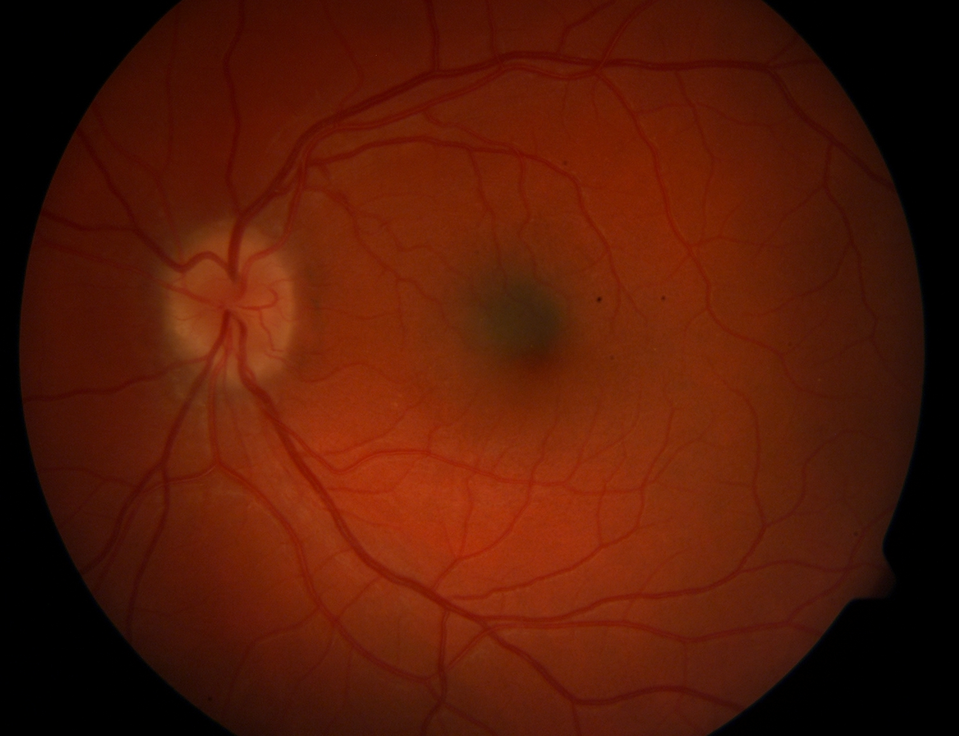
%> input picture Dataset/Original/image015.png, 959 x 736 px, shrunk from 1500 x 1152 before the run
$ octave background_cancelation.m   (GNU Octave 9; MATLAB toolbox functions it lacks are replaced by stand-ins)
%> lines starting %> are read from the running program, lines starting %| are printed output that depends on the picture
%% Image files used to generate background
a1 = imread('/Users/chuchu/Dropbox/gt_exp/set2/train/image/image015.png');
%> a1 is the input picture: size 736x959x3 uint8; mean R, G, B 84, 25.4, 6.5
a2 = imread('/Users/chuchu/Dropbox/gt_exp/set2/train/image/image016.png');
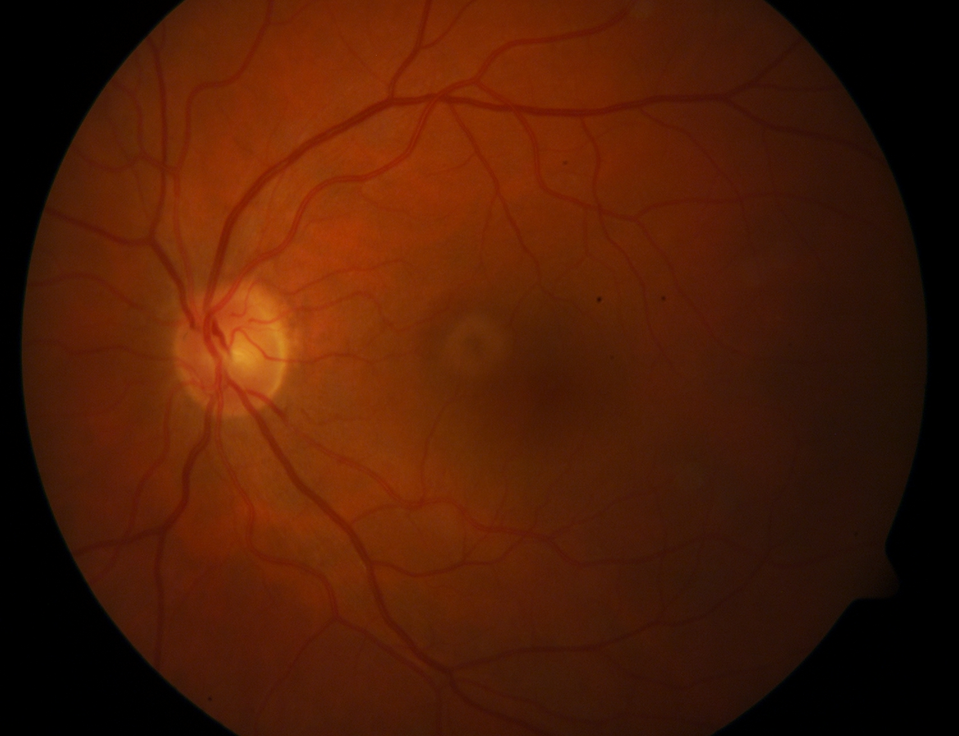
%> input picture Dataset/Original/image016.png, 959 x 736 px, shrunk from 1500 x 1152 before the run
%> a2 is the input picture: size 736x959x3 uint8; mean R, G, B 76.8, 27.9, 5.2
a3 = imread('/Users/chuchu/Dropbox/gt_exp/set2/train/image/image017.png');
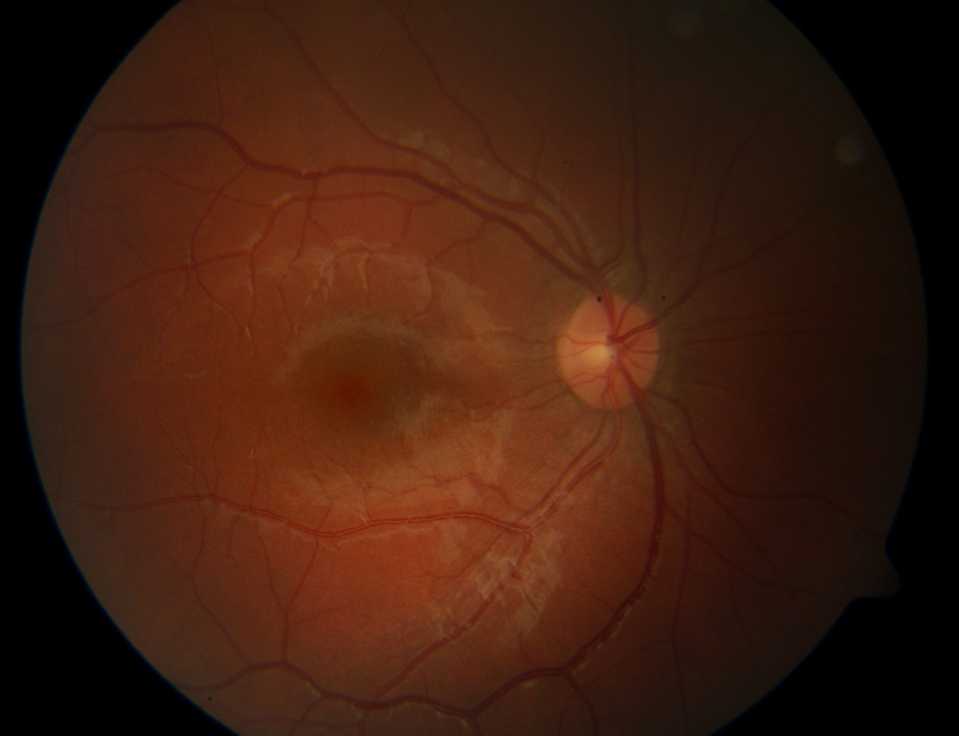
%> input picture Dataset/Original/image017.png, 959 x 736 px, shrunk from 1500 x 1152 before the run
%> a3 is the input picture: size 736x959x3 uint8; mean R, G, B 63.4, 30.2, 15.6
a4 = imread('/Users/chuchu/Dropbox/gt_exp/set2/train/image/image018.png');
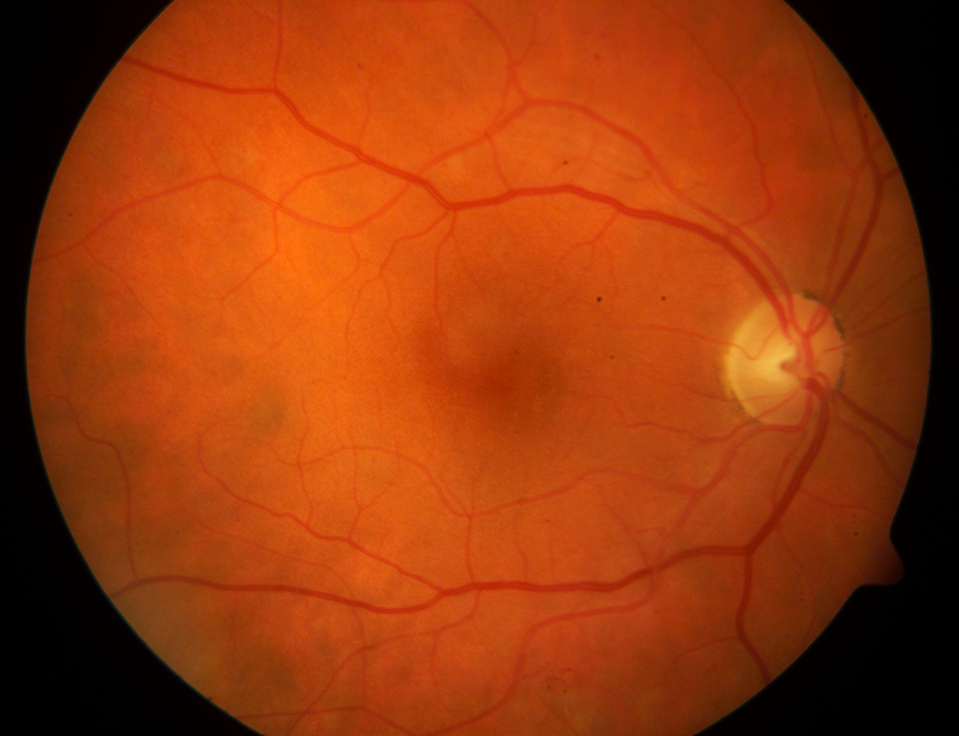
%> input picture Dataset/Original/image018.png, 959 x 736 px, shrunk from 1500 x 1152 before the run
%> a4 is the input picture: size 736x959x3 uint8; mean R, G, B 150.1, 56.6, 11.7
a5 = imread('/Users/chuchu/Dropbox/gt_exp/set2/train/image/image019.png');
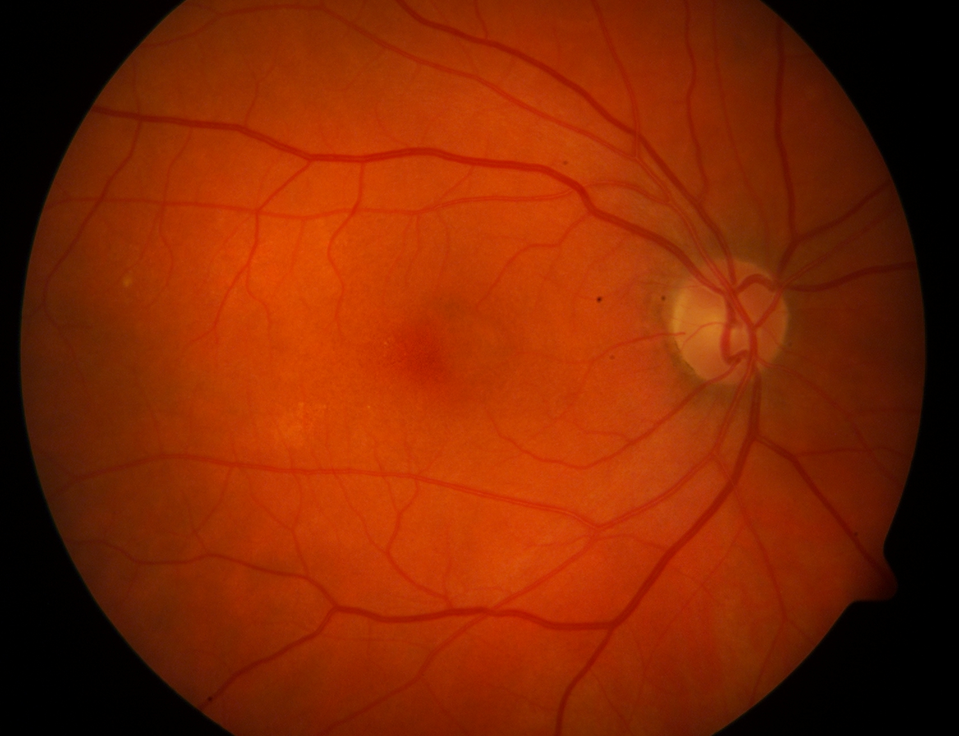
%> input picture Dataset/Original/image019.png, 959 x 736 px, shrunk from 1500 x 1152 before the run
%> a5 is the input picture: size 736x959x3 uint8; mean R, G, B 128.3, 38.3, 2.1
a6 = imread('/Users/chuchu/Dropbox/gt_exp/set2/train/image/image020.png');
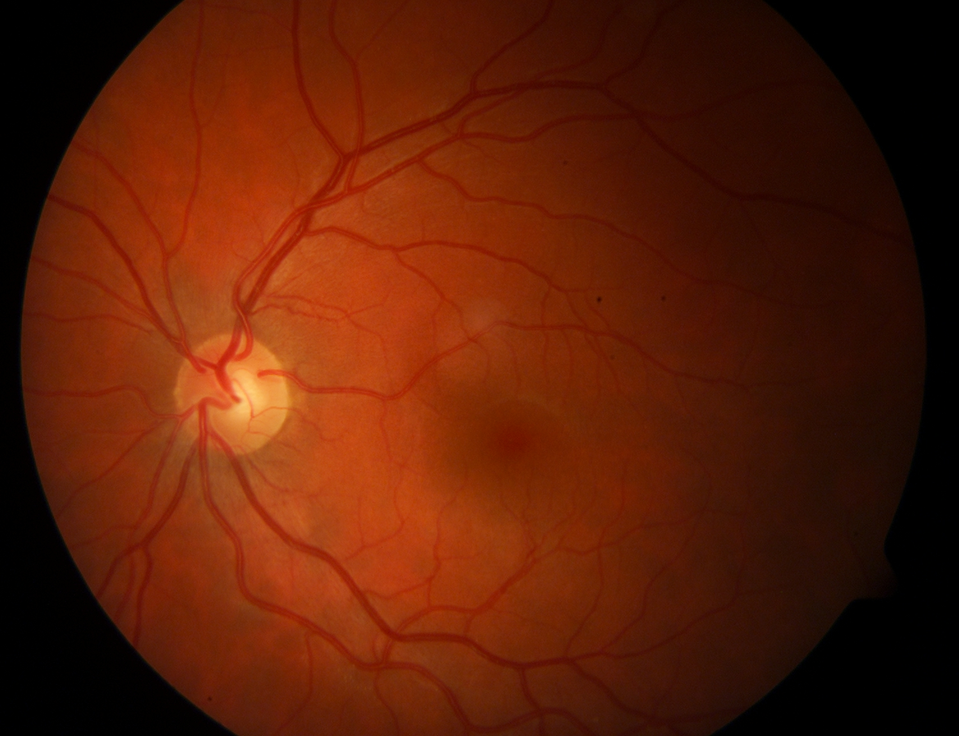
%> input picture Dataset/Original/image020.png, 959 x 736 px, shrunk from 1500 x 1152 before the run
%> a6 is the input picture: size 736x959x3 uint8; mean R, G, B 90.5, 30.2, 6.7

a = cat(4, a1,a2,a3,a4, a5, a6);
aa = mean(a, 4);

%% Image file that is going to perform background cancelation
b = imread('/Users/chuchu/Dropbox/gt_exp/set2/train/image/image016.png');

aaa = im2uint8(aa);
c = aaa - b ;
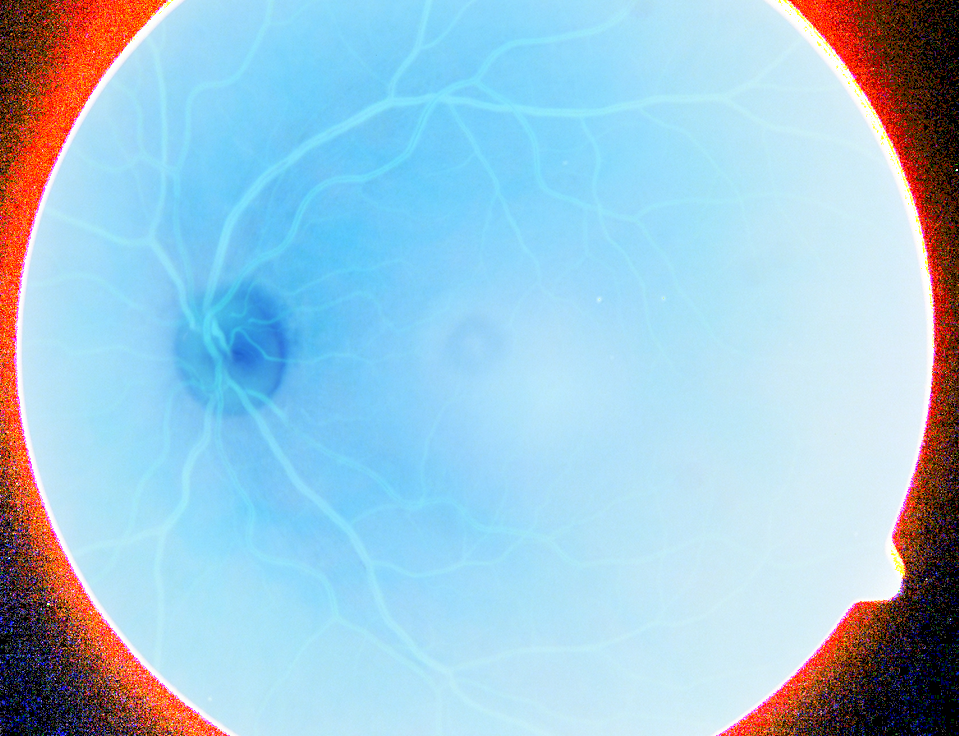
%> c: size 736x959x3 uint8; mean R, G, B 158.3, 194.6, 214.8

%% Output image files
imwrite(c, 'canceled_img.jpg');
imwrite(aaa, 'average_img.jpg');
